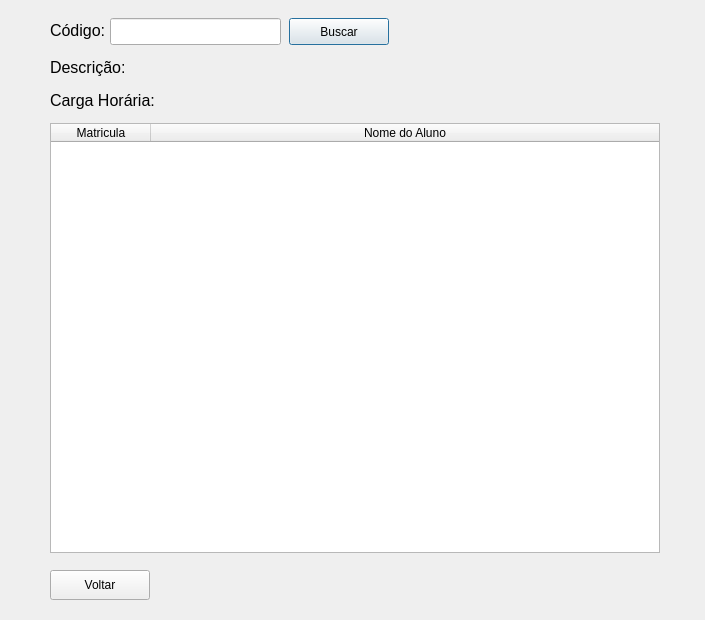
<?xml version="1.0" encoding="UTF-8"?>
<ui version="4.0">
 <class>alunosDaMateriaWindow</class>
 <widget class="QDialog" name="alunosDaMateriaWindow">
  <property name="geometry">
   <rect>
    <x>0</x>
    <y>0</y>
    <width>705</width>
    <height>620</height>
   </rect>
  </property>
  <property name="windowTitle">
   <string>Alunos Matriculados na Disciplina</string>
  </property>
  <widget class="QLineEdit" name="lineEditCodigo">
   <property name="geometry">
    <rect>
     <x>110</x>
     <y>18</y>
     <width>171</width>
     <height>27</height>
    </rect>
   </property>
  </widget>
  <widget class="QLabel" name="label">
   <property name="geometry">
    <rect>
     <x>50</x>
     <y>20</y>
     <width>81</width>
     <height>20</height>
    </rect>
   </property>
   <property name="font">
    <font>
     <pointsize>12</pointsize>
    </font>
   </property>
   <property name="text">
    <string>Código: </string>
   </property>
  </widget>
  <widget class="QTableWidget" name="tableWidgetDados">
   <property name="geometry">
    <rect>
     <x>50</x>
     <y>123</y>
     <width>610</width>
     <height>430</height>
    </rect>
   </property>
   <property name="layoutDirection">
    <enum>Qt::LeftToRight</enum>
   </property>
   <attribute name="horizontalHeaderCascadingSectionResizes">
    <bool>false</bool>
   </attribute>
   <attribute name="horizontalHeaderDefaultSectionSize">
    <number>100</number>
   </attribute>
   <attribute name="horizontalHeaderMinimumSectionSize">
    <number>60</number>
   </attribute>
   <attribute name="horizontalHeaderShowSortIndicator" stdset="0">
    <bool>false</bool>
   </attribute>
   <attribute name="horizontalHeaderStretchLastSection">
    <bool>true</bool>
   </attribute>
   <column>
    <property name="text">
     <string>Matricula</string>
    </property>
   </column>
   <column>
    <property name="text">
     <string>Nome do Aluno</string>
    </property>
   </column>
  </widget>
  <widget class="QLabel" name="label_2">
   <property name="geometry">
    <rect>
     <x>50</x>
     <y>57</y>
     <width>81</width>
     <height>20</height>
    </rect>
   </property>
   <property name="font">
    <font>
     <pointsize>12</pointsize>
    </font>
   </property>
   <property name="text">
    <string>Descrição:</string>
   </property>
  </widget>
  <widget class="QLabel" name="labelDescricao">
   <property name="geometry">
    <rect>
     <x>140</x>
     <y>60</y>
     <width>521</width>
     <height>17</height>
    </rect>
   </property>
   <property name="font">
    <font>
     <pointsize>12</pointsize>
    </font>
   </property>
   <property name="text">
    <string/>
   </property>
  </widget>
  <widget class="QLabel" name="label_4">
   <property name="geometry">
    <rect>
     <x>50</x>
     <y>90</y>
     <width>111</width>
     <height>20</height>
    </rect>
   </property>
   <property name="font">
    <font>
     <pointsize>12</pointsize>
    </font>
   </property>
   <property name="text">
    <string>Carga Horária:</string>
   </property>
  </widget>
  <widget class="QLabel" name="labelCH">
   <property name="geometry">
    <rect>
     <x>160</x>
     <y>90</y>
     <width>121</width>
     <height>21</height>
    </rect>
   </property>
   <property name="font">
    <font>
     <pointsize>12</pointsize>
    </font>
   </property>
   <property name="text">
    <string/>
   </property>
  </widget>
  <widget class="QPushButton" name="pushButtonBuscar">
   <property name="geometry">
    <rect>
     <x>289</x>
     <y>18</y>
     <width>100</width>
     <height>27</height>
    </rect>
   </property>
   <property name="text">
    <string>Buscar</string>
   </property>
  </widget>
  <widget class="QPushButton" name="pushButtonVoltar">
   <property name="geometry">
    <rect>
     <x>50</x>
     <y>570</y>
     <width>100</width>
     <height>30</height>
    </rect>
   </property>
   <property name="text">
    <string>Voltar</string>
   </property>
  </widget>
 </widget>
 <resources/>
 <connections/>
</ui>
